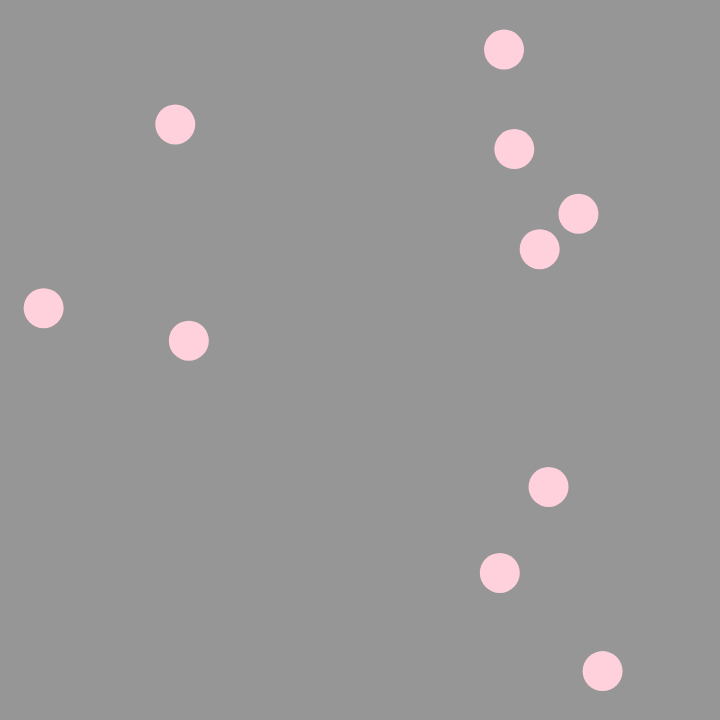
Frame 1 (no input)
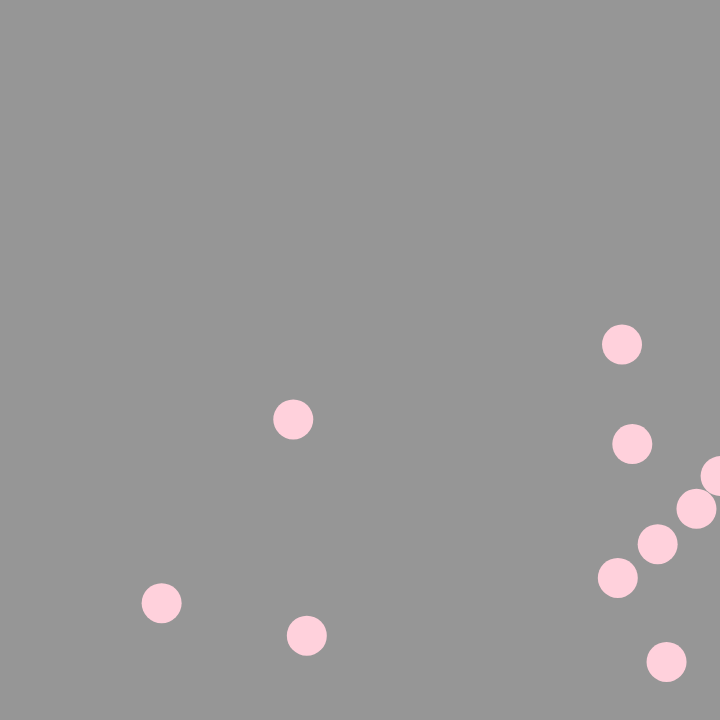
Frame 60 (no input)
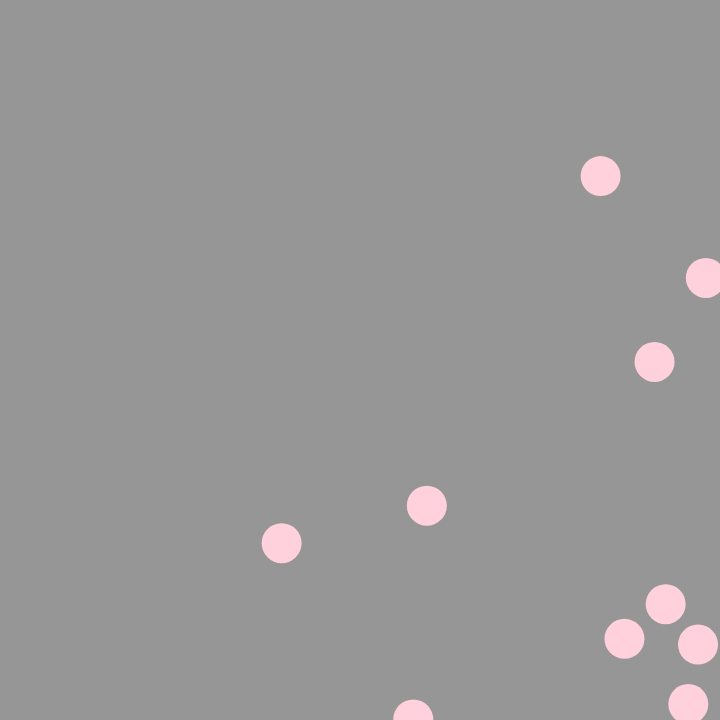
Frame 120 (the mouse pressed at the canvas centre since frame 60)

The p5.js sketch that drew these frames (run headless with seeded random() and noise() and a simulated clock; from frame 60 on, the mouse is pressed at the canvas centre):

// p5.js sketch
// ── sketch.js
/*
P5JS_05_BouncingBall-Classes-Arrays
Author: Alexandros Lotsos
Summary: Instantiating multiple Ball objects using arrays and for-loops (Note that while loops are also the same as Java).
*/

//constants
const cSize = 720; //canvas size
const ellipseRadius = 40; //ellipse size throughout the sketch
const numBalls = 10; // num of Balls in the sketch

//define container for Ball objects
var balls = [];



function setup() {
    //set canvas settings
    createCanvas(cSize, cSize);
    background(150);

    //populate our balls array using push (and not index referencing)
    for(let i = 0; i < numBalls; i++){
        /*proper use of let for a variable in a code block*/
        let x = random(0, width);
        let y = random(0, height);

        balls.push(new Ball(x, y, ellipseRadius, 2, 5));
    }

}

function draw() {
    background(150); //refresh BG

    //loop through the array and reference Ball objects via index
    for(let i = 0; i < numBalls; i++){
        //call class methods
        balls[i].show();
        balls[i].move();
        balls[i].checkCollision();
    }

}

//define classes at the bottom. Remember to use this.field to avoid confusion with other variables throughout the sketch.
class Ball {
    //note the absence of fields. Instead, the constructor sets the fields
    //constructor is just a function without the word function in front of it. You can only have one of them in JS.
    constructor(x = 50, y = 50, rad = 20, xSpeed = 5, ySpeed = 5) { //notice the syntax of setting default values
        this.x = x;
        this.y = y;
        this.rad = rad;
        this.xSpeed = xSpeed;
        this.ySpeed = ySpeed;
    }

    //methods also don't have the word function in them
    show() {
        fill("#ffd1dc")
        noStroke();
        circle(this.x, this.y, this.rad);
    }

    move() {
        this.x += this.xSpeed;
        this.y += this.ySpeed;
    }

    checkCollision() {
        if (this.x > width || this.x < 0) {
            this.xSpeed *= -1;
        }
        if (this.y > height || this.y < 0) {
            this.ySpeed *= -1;
        }
    }
}
